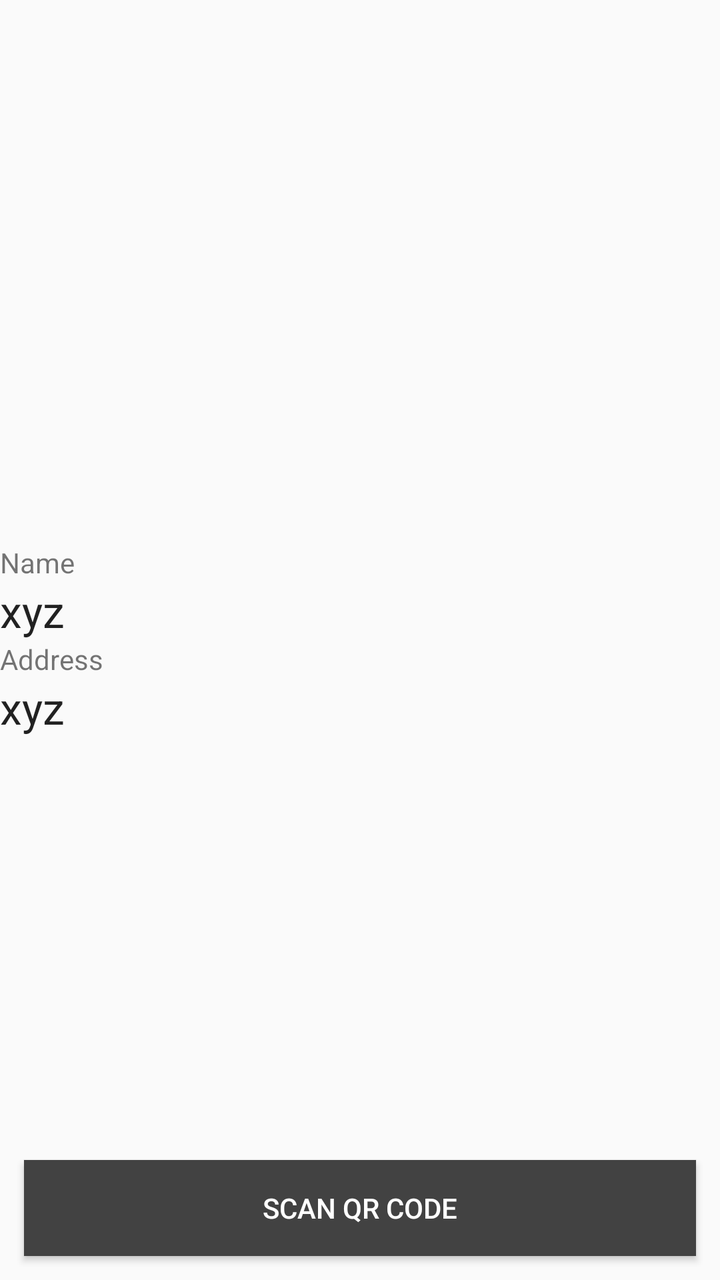
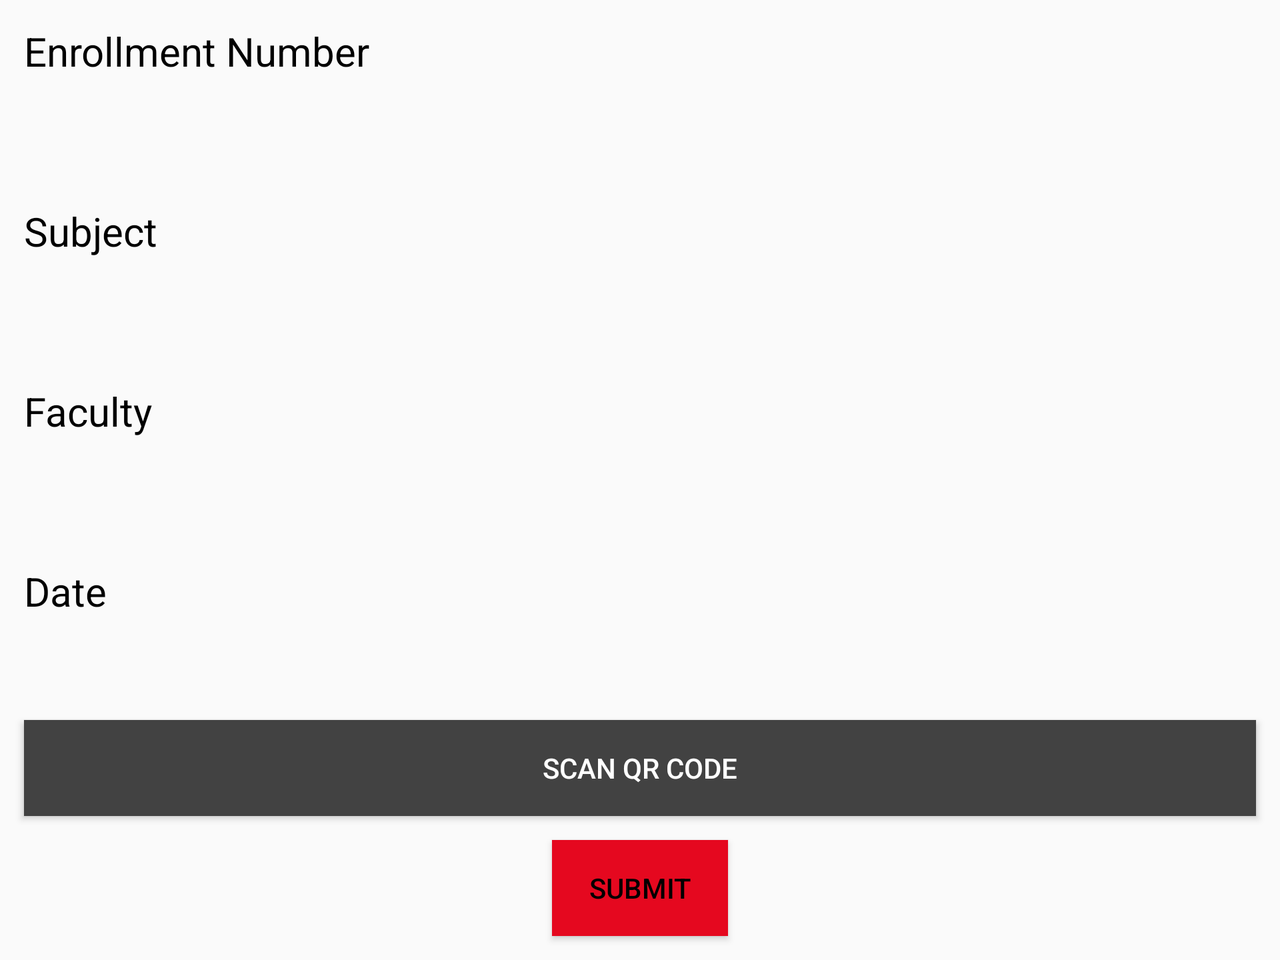

One screen, two layout resources from the same app: the default and the repository's alternative for another configuration. Each is rendered where Android would select it; the XML of both is given below.
<!-- AndroidManifest.xml: application theme AppTheme -->
<!-- res/layout/fragment_user_scan_attendance.xml -->
<?xml version="1.0" encoding="utf-8"?>
<RelativeLayout xmlns:android="http://schemas.android.com/apk/res/android"
                android:id="@+id/activity_main"
                android:layout_width="match_parent"
                android:layout_height="match_parent">

    <LinearLayout
        android:layout_width="match_parent"
        android:layout_height="wrap_content"
        android:layout_centerVertical="true"
        android:orientation="vertical">

        <TextView
            android:layout_width="match_parent"
            android:layout_height="wrap_content"
            android:text="Name" />

        <TextView
            android:id="@+id/textViewName"
            android:layout_width="match_parent"
            android:layout_height="wrap_content"
            android:text="xyz"
            android:textAppearance="@style/Base.TextAppearance.AppCompat.Large" />

        <TextView
            android:layout_width="match_parent"
            android:layout_height="wrap_content"
            android:text="Address" />

        <TextView
            android:id="@+id/textViewAddress"
            android:layout_width="match_parent"
            android:layout_height="wrap_content"
            android:text="xyz"
            android:textAppearance="@style/Base.TextAppearance.AppCompat.Large" />


    </LinearLayout>

    <Button
        android:id="@+id/buttonScan"
        android:layout_width="match_parent"
        android:layout_height="wrap_content"
        android:layout_alignParentBottom="true"
        android:text="@string/scan_qr_code"
        android:background="@color/colorPrimary"
        android:textColor="@android:color/white"
        android:layout_marginLeft="@dimen/layout_marginLeft"
        android:layout_marginRight="@dimen/layout_marginRight"
        android:layout_marginBottom="@dimen/layout_marginBottom"/>

</RelativeLayout>
<!-- resources referenced by this layout -->
<resources>
  <color name="colorPrimary">#424242</color>
  <dimen name="layout_marginBottom">12dp</dimen>
  <dimen name="layout_marginLeft">12dp</dimen>
  <dimen name="layout_marginRight">12dp</dimen>
  <string name="scan_qr_code">Scan QR Code</string>
  <style name="AppTheme" parent="Theme.AppCompat.Light.DarkActionBar">
          
          <item name="colorPrimary">@color/colorPrimary</item>
          <item name="colorPrimaryDark">@color/colorPrimaryDark</item>
          <item name="colorAccent">@color/colorAccent</item>
      </style>
  <color name="colorPrimaryDark">#212121</color>
  <color name="colorAccent">#e5081f</color>
</resources>
<!-- res/layout-land/fragment_user_scan_attendance.xml (the repository's variant of the layout above) -->
<!-- drawn on the phone turned sideways -->
<?xml version="1.0" encoding="utf-8"?>
<ScrollView
    xmlns:android="http://schemas.android.com/apk/res/android"
    android:layout_width="match_parent"
    android:layout_height="wrap_content">

    <LinearLayout
        android:layout_width="match_parent"
        android:layout_height="wrap_content"
        android:orientation="vertical">

        <TextView
            android:layout_width="match_parent"
            android:layout_height="wrap_content"
            android:layout_marginBottom="@dimen/layout_marginBottom"
            android:layout_marginLeft="@dimen/layout_marginLeft"
            android:layout_marginRight="@dimen/layout_marginRight"
            android:layout_marginTop="@dimen/layout_marginTop"
            android:text="@string/erNo"
            android:textColor="@android:color/black"
            android:textSize="20sp"
            android:freezesText="true"/>

        <TextView
            android:id="@+id/enrollment_number_textView"
            android:layout_width="match_parent"
            android:layout_height="wrap_content"
            android:layout_marginBottom="@dimen/layout_marginBottom"
            android:layout_marginLeft="@dimen/layout_marginLeft"
            android:layout_marginRight="@dimen/layout_marginRight"
            android:textSize="20sp"/>

        <TextView
            android:layout_width="match_parent"
            android:layout_height="wrap_content"
            android:layout_marginBottom="@dimen/layout_marginBottom"
            android:layout_marginLeft="@dimen/layout_marginLeft"
            android:layout_marginRight="@dimen/layout_marginRight"
            android:layout_marginTop="@dimen/layout_marginTop"
            android:text="Subject"
            android:textColor="@android:color/black"
            android:freezesText="true"
            android:textSize="20sp"/>

        <TextView
            android:id="@+id/subject_code_textView"
            android:layout_width="match_parent"
            android:layout_height="wrap_content"
            android:layout_marginBottom="@dimen/layout_marginBottom"
            android:layout_marginLeft="@dimen/layout_marginLeft"
            android:layout_marginRight="@dimen/layout_marginRight"
            android:textSize="20sp"/>

        <TextView
            android:id="@+id/textView3"
            android:layout_width="match_parent"
            android:layout_height="wrap_content"
            android:layout_marginBottom="@dimen/layout_marginBottom"
            android:layout_marginLeft="@dimen/layout_marginLeft"
            android:layout_marginRight="@dimen/layout_marginRight"
            android:layout_marginTop="@dimen/layout_marginTop"
            android:text="Faculty"
            android:textColor="@android:color/black"
            android:textSize="20sp"/>

        <TextView
            android:id="@+id/faculty_code_textView"
            android:layout_width="match_parent"
            android:layout_height="wrap_content"
            android:layout_marginBottom="@dimen/layout_marginBottom"
            android:layout_marginLeft="@dimen/layout_marginLeft"
            android:layout_marginRight="@dimen/layout_marginRight"
            android:textSize="20sp"/>

        <TextView
            android:layout_width="match_parent"
            android:layout_height="wrap_content"
            android:layout_marginBottom="@dimen/layout_marginBottom"
            android:layout_marginLeft="@dimen/layout_marginLeft"
            android:layout_marginRight="@dimen/layout_marginRight"
            android:layout_marginTop="@dimen/layout_marginTop"
            android:text="Date"
            android:textColor="@android:color/black"
            android:textSize="20sp"/>

        <TextView
            android:id="@+id/date_textView"
            android:layout_width="match_parent"
            android:layout_height="wrap_content"
            android:layout_marginBottom="@dimen/layout_marginBottom"
            android:layout_marginLeft="@dimen/layout_marginLeft"
            android:layout_marginRight="@dimen/layout_marginRight"
            android:textSize="20sp"/>

        <Button
            android:id="@+id/buttonScan"
            android:layout_width="match_parent"
            android:layout_height="wrap_content"
            android:layout_marginBottom="@dimen/layout_marginBottom"
            android:layout_marginLeft="@dimen/layout_marginLeft"
            android:layout_marginRight="@dimen/layout_marginRight"
            android:background="@color/colorPrimary"
            android:text="@string/scan_qr_code"
            android:textColor="@android:color/white"/>

        <Button
            android:id="@+id/attendance_submit_button"
            android:layout_width="wrap_content"
            android:layout_height="wrap_content"
            android:layout_gravity="center_horizontal"
            android:layout_marginBottom="@dimen/layout_marginBottom"
            android:layout_marginLeft="@dimen/layout_marginLeft"
            android:layout_marginRight="@dimen/layout_marginRight"
            android:background="@color/colorAccent"
            android:clickable="true"
            android:gravity="center"
            android:text="@string/submit"
            android:textColor="@android:color/black"/>


    </LinearLayout>

</ScrollView>
<!-- resources referenced by the variant -->
<!-- as the phone turned sideways resolves them -->
<resources>
  <color name="colorAccent">#e5081f</color>
  <color name="colorPrimary">#424242</color>
  <dimen name="layout_marginBottom">12dp</dimen>
  <dimen name="layout_marginLeft">12dp</dimen>
  <dimen name="layout_marginRight">12dp</dimen>
  <dimen name="layout_marginTop">12dp</dimen>
  <string name="erNo">Enrollment Number</string>
  <string name="scan_qr_code">Scan QR Code</string>
  <string name="submit">Submit</string>
  <style name="AppTheme" parent="Theme.AppCompat.Light.DarkActionBar">
          
          <item name="colorPrimary">@color/colorPrimary</item>
          <item name="colorPrimaryDark">@color/colorPrimaryDark</item>
          <item name="colorAccent">@color/colorAccent</item>
      </style>
  <color name="colorPrimaryDark">#212121</color>
</resources>
